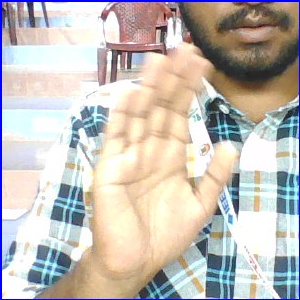
#> input picture scripts/dataset/Hi/1.jpg, 300 x 300 px; its folder holds only this picture in this run
$ python preprocess.py
#> lines starting #> are read from the running program, lines starting #| are printed output that depends on the picture
import cv2
import os
import numpy as np

DATASET_PATH = "dataset"
PROCESSED_PATH = "processed_dataset/"

os.makedirs(PROCESSED_PATH, exist_ok=True)

for gesture in os.listdir(DATASET_PATH):
    input_folder = os.path.join(DATASET_PATH, gesture)
    output_folder = os.path.join(PROCESSED_PATH, gesture)
    os.makedirs(output_folder, exist_ok=True)

    for img_name in os.listdir(input_folder):
        img_path = os.path.join(input_folder, img_name)
        img = cv2.imread(img_path, cv2.IMREAD_GRAYSCALE)  # Convert to grayscale
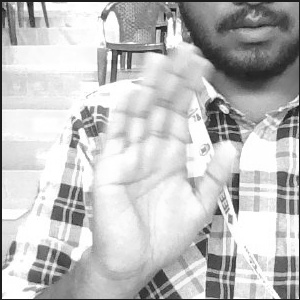
#> img: shape (300, 300); min 14, max 255, mean 191.8
        img = cv2.resize(img, (64, 64))  # Resize to 64x64
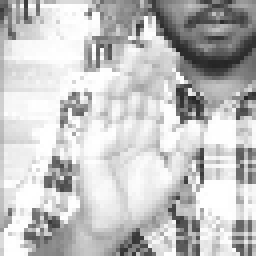
#> img: shape (64, 64) (shown 4 times larger); min 36, max 255, mean 194.4

        # Normalize
        img = img / 255.0

        save_path = os.path.join(output_folder, img_name)
        cv2.imwrite(save_path, (img * 255).astype(np.uint8))  # Convert to uint8 before saving
#> pass 2 of the loop `for gesture in os.listdir(DATASET_PATH):`:
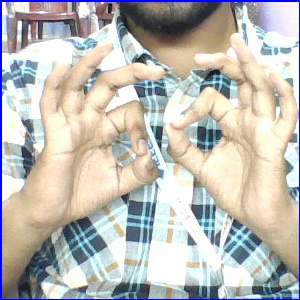
#> input picture scripts/dataset/How_are_you/11.jpg, 300 x 300 px
#> `img = cv2.imread(img_path, cv2.IMREAD_GRAYSCALE)`:
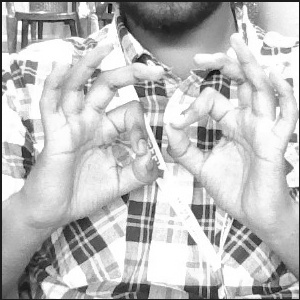
#> img: shape (300, 300); min 9, max 255, mean 188.6
#> `img = cv2.resize(img, (64, 64))`:
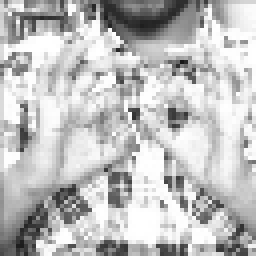
#> img: shape (64, 64) (shown 4 times larger); min 24, max 255, mean 190.8
